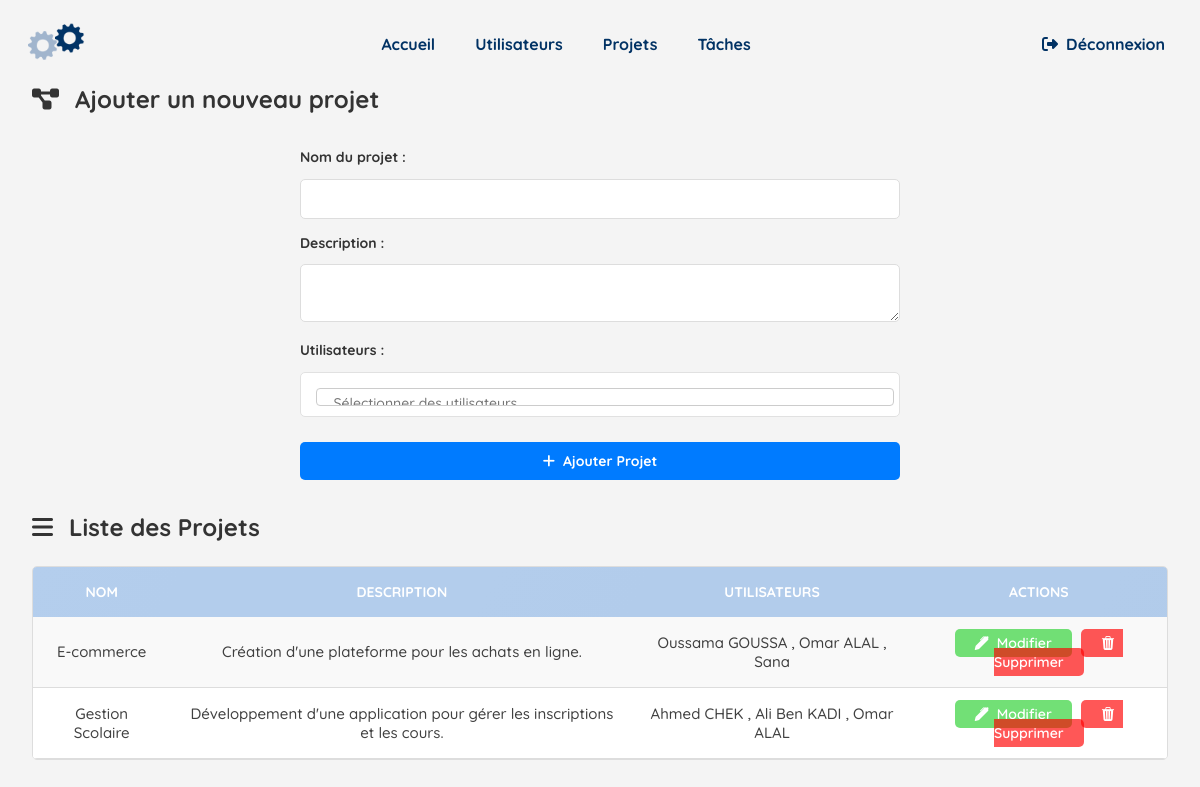
Page /projets/ (signed in) on the committed database.
### models/projet.py (models this page shows, shortened)
class Projet(db.Model):
    __tablename__ = 'projet'
    id = db.Column(db.Integer, primary_key=True)
    nom = db.Column(db.String(100), nullable=False)
    description = db.Column(db.Text, nullable=False)
    utilisateurs = db.relationship('Utilisateur', secondary='projet_utilisateur', back_populates='projets')
    taches = db.relationship('Tache', cascade='all, delete-orphan', back_populates='projet')

### models/utilisateur.py (models this page shows, shortened)
class Utilisateur(db.Model):
    __tablename__ = 'utilisateur'
    id = db.Column(db.Integer, primary_key=True)
    nom = db.Column(db.String(80), nullable=False)
    email = db.Column(db.String(120), unique=True, nullable=False)
    taches = db.relationship('Tache', cascade='all, delete-orphan', back_populates='utilisateur')
    projets = db.relationship('Projet', secondary='projet_utilisateur', back_populates='utilisateurs')

### routes/projets.py (the view)
@projets_bp.route('/', methods=['GET'])
def lister_projets():
    if not session.get('user_id'):
        flash('You must log in to access the home page.', 'danger')
        return redirect(url_for('login.login'))
    projets = Projet.query.all()
    return render_template('projets.html', projets=projets, utilisateurs=Utilisateur.query.all(), show_nav=True)

### templates/projets.html (shortened to what this page needs)
{% extends "base.html" %} {% block content %}
<h2 class="list"><i class="fa-solid fa-diagram-project"></i>Ajouter un nouveau projet</h2>
<form
  class="form"
  method="POST"
  action="{{ url_for('projets.ajouter_projet') }}"
>
  <label for="nom">Nom du projet :</label>
  <input type="text" id="nom" name="nom" required />
  <label for="description">Description :</label>
  <textarea id="description" name="description" required></textarea>
  <label for="utilisateurs">Utilisateurs :</label>
  <button type="submit" class="sub-add"><i class="fa-solid fa-plus"></i>Ajouter Projet</button>
</form>
<h2 class="list"><i class="fa-solid fa-bars"></i>Liste des Projets</h2>
<table>
  <thead>
    <tr>
      <th>Nom</th>
      <th>Description</th>
      <th>Utilisateurs</th>
      <th>Actions</th>
    </tr>
  </thead>
  <tbody>
    {% for projet in projets %}
    <tr>
      <td>{{ projet.nom }}</td>
      <td>{{ projet.description }}</td>
      <td>
        {% for utilisateur in projet.utilisateurs %} {{ utilisateur.nom }}
        {% if not loop.last %}, {% endif %}
        {% endfor %}
      </td>
      <td>
        <a
          href="{{ url_for('projets.modifier_projet', id=projet.id) }}"
          class="btn btn-success btn-sm"
          ><i class="bi bi-pen-fill"></i>Modifier</a
        >
        <a
          href="{{ url_for('projets.supprimer_projet', id=projet.id) }}"
          onclick="return confirm('Êtes-vous sûr de vouloir supprimer ce projet?')"
          class="btn btn-danger btn-sm"
          ><i class="bi bi-trash3-fill"></i>Supprimer</a
        >
      </td>
    </tr>
    {% endfor %}
  </tbody>
</table>
{% endblock %}

### static/css/style.css (style rules this page uses)
body { font-family: "Quicksand", serif; font-style: normal; margin: 0; padding: 0; background-color: #f4f4f4; color: #333; }
h1, h2, h3 { color: #333; }
a { text-decoration: none; color: #333; }
table { width: 100%; border-collapse: separate; border-spacing: 0; margin: 1.5rem 0; border-radius: 5px; overflow: hidden; background: linear-gradient(120deg, #ffffff, #f7f7f7); animation: fadeIn 1s ease-in-out; text-align: center; border: 1px solid #ddd; }
table th { background: #94b9e6b2; color: white; text-transform: uppercase; font-size: 14px; font-weight: bold; padding: 1rem; text-align: center; }
table td { padding: 1rem; text-align: center; font-size: 15px; color: #000000bf; border-bottom: 1px solid #ddd; transition: background-color 0.3s ease, transform 0.3s ease; font-weight: 500; }
table tbody tr:nth-child(odd) { background: #f9f9f9; }
table tbody tr:nth-child(even) { background: #ffffff; }
.form { padding: 0px 2rem; border-radius: 5px; margin: 2rem 0; width: 100%; max-width: 600px; margin-left: auto; margin-right: auto; }
form input, form select, form textarea { width: 100%; padding: 10px; margin: 0.8rem 0; border: 1px solid #ddd; border-radius: 5px; box-sizing: border-box; font-family: "Quicksand", serif; font-size: 14px; font-weight: 500; }
form button { background-color: #007bff; color: white; border: none; padding: 10px; width: 100%; cursor: pointer; border-radius: 5px; font-family: "Quicksand", serif; font-size: 14px; font-weight: bold; }
form label { font-size: 14px; margin-bottom: 5px; text-align: left; font-weight: bold; }
body { font-family: "Quicksand", serif; }
.btn-danger { background-color: #ff0000a8; color: white; border-radius: 5px; text-decoration: none; font-size: 14px; padding: 5px 20px 5px 20px; margin-left: 5px; font-weight: 600; }
.btn-success { background-color: #52d957cf; color: white; border-radius: 5px; text-decoration: none; font-size: 14px; padding: 5px 20px 5px 20px; font-weight: 600; }
.sub-add i { margin-right: 0.5rem; font-weight: bold; }
.list i { margin-right: 1rem; }
.btn i { margin-right: 0.5rem; }

### rows in the picture
Projet: nom "E-commerce", description "Création d'une plateforme pour les achats en ligne."
Utilisateur: nom "Oussama GOUSSA"
Utilisateur: nom "Omar ALAL"
Utilisateur: nom "Sana"
Projet: nom "Gestion Scolaire", description "Développement d'une application pour gérer les inscriptions et les cours."
Utilisateur: nom "Ahmed CHEK"
Utilisateur: nom "Ali Ben KADI"
